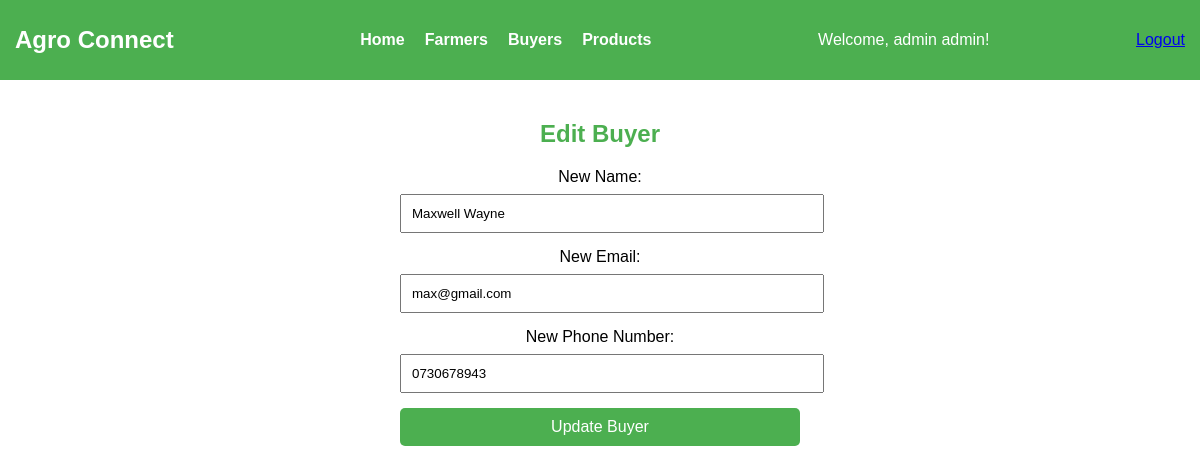
The page /edit_buyer.php?id=1 (signed in) on the database its author committed.
### tables this page shows
CREATE TABLE `buyer_tablenew` (
  `id` int(11) NOT NULL,
  `name` varchar(255) NOT NULL,
  `email` varchar(255) NOT NULL,
  `password` varchar(255) NOT NULL,
  `confirm_password` varchar(255) NOT NULL,
  `phone_number` varchar(20) NOT NULL,
  `user_type` enum('Buyer') NOT NULL,
  `identity_card` varchar(8) NOT NULL,
  `kra_pin` varchar(20) NOT NULL,
  `photo_path` varchar(255) NOT NULL
);

### edit_buyer.php (the view, shortened to what this page needs)
<?php
include("db_connect.php");
$buyer_id = $_GET["id"];
$select_sql = "SELECT * FROM buyer_tablenew WHERE id = $buyer_id";
$result = mysqli_query($conn, $select_sql);
if ($result && mysqli_num_rows($result) > 0) {
    $buyer = mysqli_fetch_assoc($result);
} else {
    header("Location: buyers.php");
    exit();
}
?>
<!DOCTYPE html>
<html lang="en">
<head>
    <link rel="stylesheet" href="farmersadmin.css">
</head>
<body>
    <header>
        <nav>
            <div class="logo"><a href="index.php">Agro Connect</a></div>
            <ul class="nav-links">
                <li><a href="home.php">Home</a></li>
                <li><a href="farmers.php">Farmers</a></li>
                <li><a href="buyers.php">Buyers</a></li>
                <li><a href="products.php">Products</a></li>
            </ul>
            <?php
                if (isset($_SESSION["user_email"])) {
                    echo "<div class='welcome'>Welcome, " . $_SESSION["user_name"] . "!</div>";
                    echo "<div class='logout'><a href='logout.php'>Logout</a></div>";
                }
            ?>
        </nav>
    </header>
    <div class="dashboard-container">
        <h2>Edit Buyer</h2>
        <form method="post" action="">
            <label for="new_name">New Name:</label>
            <input type="text" id="new_name" name="new_name" value="<?php echo $buyer['name']; ?>" required>
            <label for="new_email">New Email:</label>
            <input type="email" id="new_email" name="new_email" value="<?php echo $buyer['email']; ?>" required>
            <label for="new_phone_number">New Phone Number:</label>
            <input type="text" id="new_phone_number" name="new_phone_number" value="<?php echo $buyer['phone_number']; ?>" required>
            <button type="submit">Update Buyer</button>
        </form>
    </div>
</body>
</html>

### farmersadmin.css (style rules this page uses)
.logo a { color: white; text-decoration: none; }
.dashboard-container { margin: 20px; text-align: center; }
h2 { color: #4CAF50; }
body { margin: 0; padding: 0; font-family: 'Arial', sans-serif; display: flex; flex-direction: column; min-height: 100vh; }
header { background-color: #4CAF50; padding: 15px; color: white; }
nav { display: flex; justify-content: space-between; align-items: center; }
.logo { font-size: 1.5em; font-weight: bold; }
.nav-links { list-style: none; display: flex; }
.nav-links li { margin-right: 20px; }
.nav-links a { text-decoration: none; color: white; font-weight: bold; transition: color 0.3s; }
button { padding: 10px 20px; font-size: 16px; cursor: pointer; background-color: #4CAF50; color: white; border: none; border-radius: 5px; }
.dashboard-container { margin: 20px; text-align: center; margin-bottom: 70px; }
form { max-width: 400px; margin: 20px auto; }
label { display: block; margin-bottom: 8px; }
input, textarea, button { width: 100%; padding: 10px; margin-bottom: 15px; }
button { background-color: #4CAF50; color: white; border: none; border-radius: 5px; cursor: pointer; }

### rows shown on the page
buyer_tablenew: new_name "Maxwell Wayne", new_email "max@gmail.com", new_phone_number "0730678943"

### other values the page prints
$_SESSION["user_name"] "admin admin"
